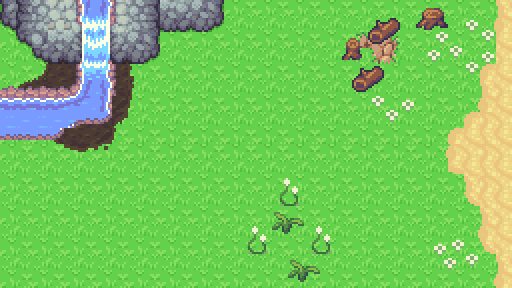

The image is a tile-based game level rendered from a .tmx file. Its description and source (layers, tilesets, objects; grid data summarised) follow:
An orthogonal 32x18 tile map with 16x16 px tiles, 4 tile layers (Tile Layer 1, Tile Layer 2, Tile Layer 4, Tile Layer 3), 5 tilesets and 20 objects.

<map version="1.10" tiledversion="1.10.2" orientation="orthogonal" renderorder="right-down" width="32" height="18" tilewidth="16" tileheight="16" infinite="0" nextlayerid="12" nextobjectid="56">
 <tileset firstgid="1" source="../tiles/1_terrain.tsx" />
 <tileset firstgid="1441" source="../tiles/3_plants.tsx" />
 <tileset firstgid="1681" source="../tiles/10_dirt.tsx" />
 <tileset firstgid="1961" source="../tiles/trees.tsx" />
 <tileset firstgid="1966" source="../tiles/5_waterfall.tsx" />
 <layer id="1" name="Tile Layer 1" width="32" height="18">
  <data>[576 cells, 576 non-empty, 9 distinct tile ids]</data>
 </layer>
 <layer id="3" name="Tile Layer 2" width="32" height="18">
  <data>[576 cells, 99 non-empty, 37 distinct tile ids]</data>
 </layer>
 <layer id="8" name="Tile Layer 4" width="32" height="18">
  <data>[576 cells, 10 non-empty, 10 distinct tile ids]</data>
 </layer>
 <layer id="2" name="Tile Layer 3" width="32" height="18">
  <data>[576 cells, 124 non-empty, 87 distinct tile ids]</data>
 </layer>
 <objectgroup id="7" name="Object Layer 1">
  <object id="26" gid="1964" x="192" y="256.5" width="32" height="32" />
  <object id="27" gid="1964" x="399.5" y="193" width="32" height="32" />
  <object id="30" gid="1963" x="304.5" y="96" width="32" height="64" />
  <object id="31" gid="1963" x="161" y="208" width="32" height="64" />
  <object id="32" gid="1963" x="95" y="239" width="32" height="64" />
  <object id="33" gid="1963" x="352" y="240.5" width="32" height="64" />
  <object id="34" gid="1963" x="415" y="271.5" width="32" height="64" />
  <object id="35" gid="1965" x="239.5" y="288" width="32" height="32" />
  <object id="36" gid="1965" x="416" y="97" width="32" height="32" />
  <object id="37" gid="1962" x="160" y="128" width="96" height="112" />
 </objectgroup>
 <objectgroup id="10" name="Wood">
  <object id="53" x="339.5" y="14" width="68" height="83.5" />
 </objectgroup>
 <objectgroup id="11" name="Vine">
  <object id="55" x="239.5" y="175" width="103" height="81.5" />
 </objectgroup>
 <objectgroup id="9" name="Collidables">
  <object id="38" x="104.87" y="231.696" width="14.087" height="7.34783" />
  <object id="42" x="170.506" y="200.968" width="14.087" height="7.34783" />
  <object id="43" x="201.597" y="248.787" width="14.087" height="7.34783" />
  <object id="44" x="361.097" y="233.287" width="14.087" height="7.34783" />
  <object id="45" x="424.847" y="263.787" width="14.087" height="7.34783" />
  <object id="46" x="409.347" y="185.037" width="14.087" height="7.34783" />
  <object id="47" x="314.347" y="88.0366" width="14.087" height="7.34783" />
  <object id="48" x="186.847" y="96.5366" width="45.837" height="22.0978" />
 </objectgroup>
</map>
